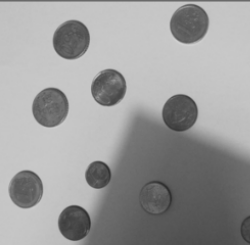
#> input picture DIP/images/img1_dev.png, 250 x 245 px
$ python Task_5_Image_division.py
#> lines starting #> are read from the running program, lines starting #| are printed output that depends on the picture
import cv2
import numpy as np
import matplotlib.pyplot as plt

img1 = cv2.imread('images/img1_dev.png', 0)
#> img1 is the input picture: shape (245, 250); min 45, max 209, mean 155.1
img2 = cv2.imread('images/img2_dev.png', 0)
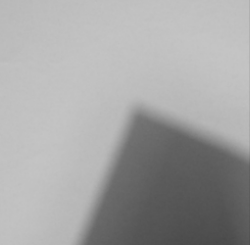
#> input picture DIP/images/img2_dev.png, 250 x 245 px
#> img2 is the input picture: shape (245, 250); min 73, max 197, mean 163.5

if img1.shape != img2.shape:
    img2 = cv2.resize(img2, (img1.shape[1], img1.shape[0]))
plt.figure(figsize=(10, 10))
plt.subplot(131), plt.imshow(img1, cmap='gray')
plt.subplot(132), plt.imshow(img2, cmap='gray')
plt.subplot(133), plt.imshow(img1 / img2, cmap='gray')
plt.show()
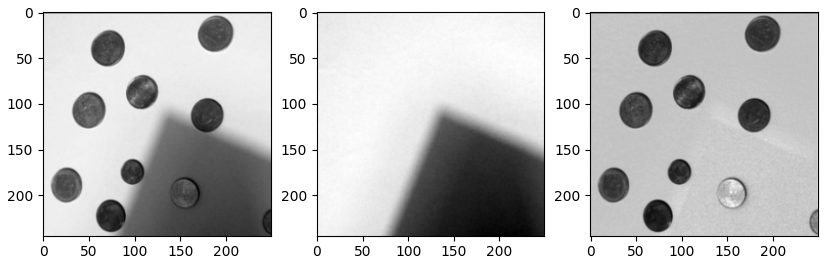
#> figure drawn by matplotlib, 3 panels
